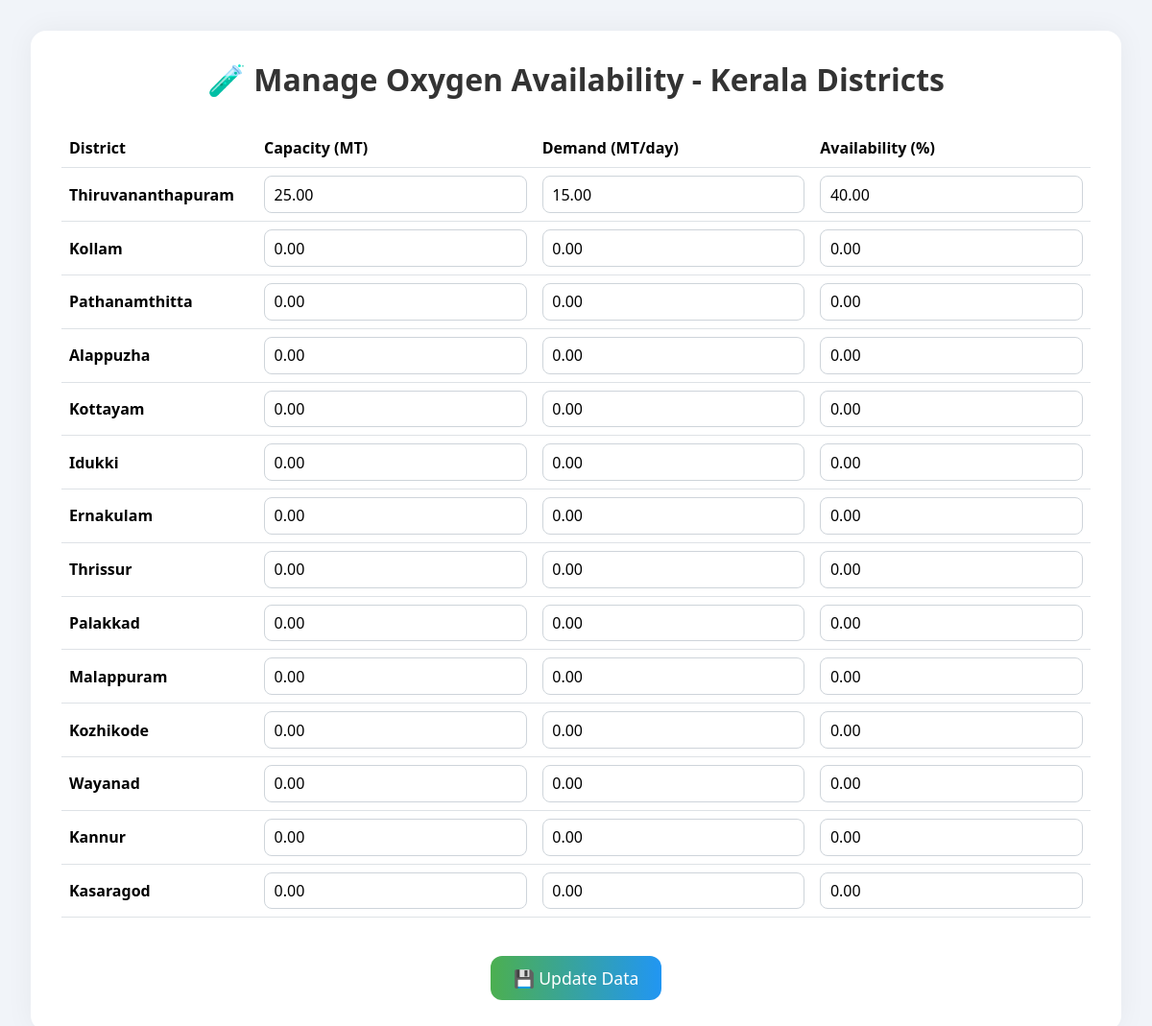
Screenshot of /oxygen-manage/ (signed in) with the database file from the repository.
### myapp/models.py (models this page shows, shortened)
class OxygenAvailability(models.Model):
    DISTRICT_CHOICES = [
        ('Thiruvananthapuram', 'Thiruvananthapuram'),
        ('Kollam', 'Kollam'),
        ('Pathanamthitta', 'Pathanamthitta'),
        ('Alappuzha', 'Alappuzha'),
        ('Kottayam', 'Kottayam'),
        ('Idukki', 'Idukki'),
        ('Ernakulam', 'Ernakulam'),
        ('Thrissur', 'Thrissur'),
        ('Palakkad', 'Palakkad'),
        ('Malappuram', 'Malappuram'),
        ('Kozhikode', 'Kozhikode'),
        ('Wayanad', 'Wayanad'),
        ('Kannur', 'Kannur'),
        ('Kasaragod', 'Kasaragod'),
    ]
    district = models.CharField(max_length=100, choices=DISTRICT_CHOICES, unique=True)
    availability_percent = models.DecimalField(max_digits=5, decimal_places=2)
    capacity_mt = models.DecimalField(max_digits=10, decimal_places=2)
    demand_mt_per_day = models.DecimalField(max_digits=10, decimal_places=2)

### myapp/views.py (the view, shortened to what this page needs)
# urls.py: path('oxygen-manage/', views.manage_oxygen, name='manage_oxygen'),
@user_passes_test(lambda u: u.is_staff)
def manage_oxygen(request):
    data = OxygenAvailability.objects.all().order_by('id')
    return render(request, 'manage_oxygen.html', {'data': data})

### myapp/templates/manage_oxygen.html (shortened to what this page needs)
<!DOCTYPE html>
<html lang="en">
<head>
    <link href="https://cdn.jsdelivr.net/npm/bootstrap@5.3.2/dist/css/bootstrap.min.css" rel="stylesheet">
</head>
<body>
<div class="container dashboard-container">
    <h2 class="title">🧪 Manage Oxygen Availability - Kerala Districts</h2>
    <form method="POST">
        <div class="table-responsive">
            <table class="table table-hover align-middle">
                <thead>
                    <tr>
                        <th>District</th>
                        <th>Capacity (MT)</th>
                        <th>Demand (MT/day)</th>
                        <th>Availability (%)</th>
                    </tr>
                </thead>
                <tbody>
                {% for item in data %}
                    <tr>
                        <td><strong>{{ item.district }}</strong></td>
                        <td>
                            <input type="number" step="0.01" name="cap_{{ item.id }}" value="{{ item.capacity_mt }}"
                                   oninput="recalculate({{ item.id }})" id="cap_{{ item.id }}">
                        </td>
                        <td>
                            <input type="number" step="0.01" name="demand_{{ item.id }}" value="{{ item.demand_mt_per_day }}"
                                   oninput="recalculate({{ item.id }})" id="demand_{{ item.id }}">
                        </td>
                        <td>
                            <input type="text" name="avail_{{ item.id }}" id="avail_{{ item.id }}"
                                   value="{{ item.availability_percent }}" readonly>
                        </td>
                    </tr>
                {% endfor %}
                </tbody>
            </table>
        </div>
        <div class="text-center">
            <button type="submit" class="btn btn-primary">💾 Update Data</button>
        </div>
    </form>
</div>
</body>
</html>

### myapp/templates/manage_oxygen.html (style rules this page uses)
body { background: #f1f4f9; padding: 2rem; }
.dashboard-container { background: #ffffff; padding: 2rem; border-radius: 16px; box-shadow: 0 0 30px rgba(0, 0, 0, 0.05); }
.table thead { background: #3f51b5; color: #fff; }
.table td input { width: 100%; border-radius: 8px; border: 1px solid #ced4da; padding: 0.4rem 0.6rem; }
h2.title { text-align: center; font-weight: 600; margin-bottom: 2rem; color: #333; }
.btn-primary { background: linear-gradient(to right, #4CAF50, #2196F3); border: none; padding: 0.6rem 1.5rem; font-size: 1.1rem; border-radius: 12px; margin-top: 1.5rem; }

### rows the page displays
OxygenAvailability: district "Thiruvananthapuram", capacity_mt "25.00", demand_mt_per_day "15.00", availability_percent "40.00"
OxygenAvailability: district "Kollam", capacity_mt "0.00", demand_mt_per_day "0.00", availability_percent "0.00"
OxygenAvailability: district "Pathanamthitta", capacity_mt "0.00", demand_mt_per_day "0.00", availability_percent "0.00"
OxygenAvailability: district "Alappuzha", capacity_mt "0.00", demand_mt_per_day "0.00", availability_percent "0.00"
OxygenAvailability: district "Kottayam", capacity_mt "0.00", demand_mt_per_day "0.00", availability_percent "0.00"
OxygenAvailability: district "Idukki", capacity_mt "0.00", demand_mt_per_day "0.00", availability_percent "0.00"
OxygenAvailability: district "Ernakulam", capacity_mt "0.00", demand_mt_per_day "0.00", availability_percent "0.00"
OxygenAvailability: district "Thrissur", capacity_mt "0.00", demand_mt_per_day "0.00", availability_percent "0.00"
OxygenAvailability: district "Palakkad", capacity_mt "0.00", demand_mt_per_day "0.00", availability_percent "0.00"
OxygenAvailability: district "Malappuram", capacity_mt "0.00", demand_mt_per_day "0.00", availability_percent "0.00"
OxygenAvailability: district "Kozhikode", capacity_mt "0.00", demand_mt_per_day "0.00", availability_percent "0.00"
OxygenAvailability: district "Wayanad", capacity_mt "0.00", demand_mt_per_day "0.00", availability_percent "0.00"
OxygenAvailability: district "Kannur", capacity_mt "0.00", demand_mt_per_day "0.00", availability_percent "0.00"
OxygenAvailability: district "Kasaragod", capacity_mt "0.00", demand_mt_per_day "0.00", availability_percent "0.00"
